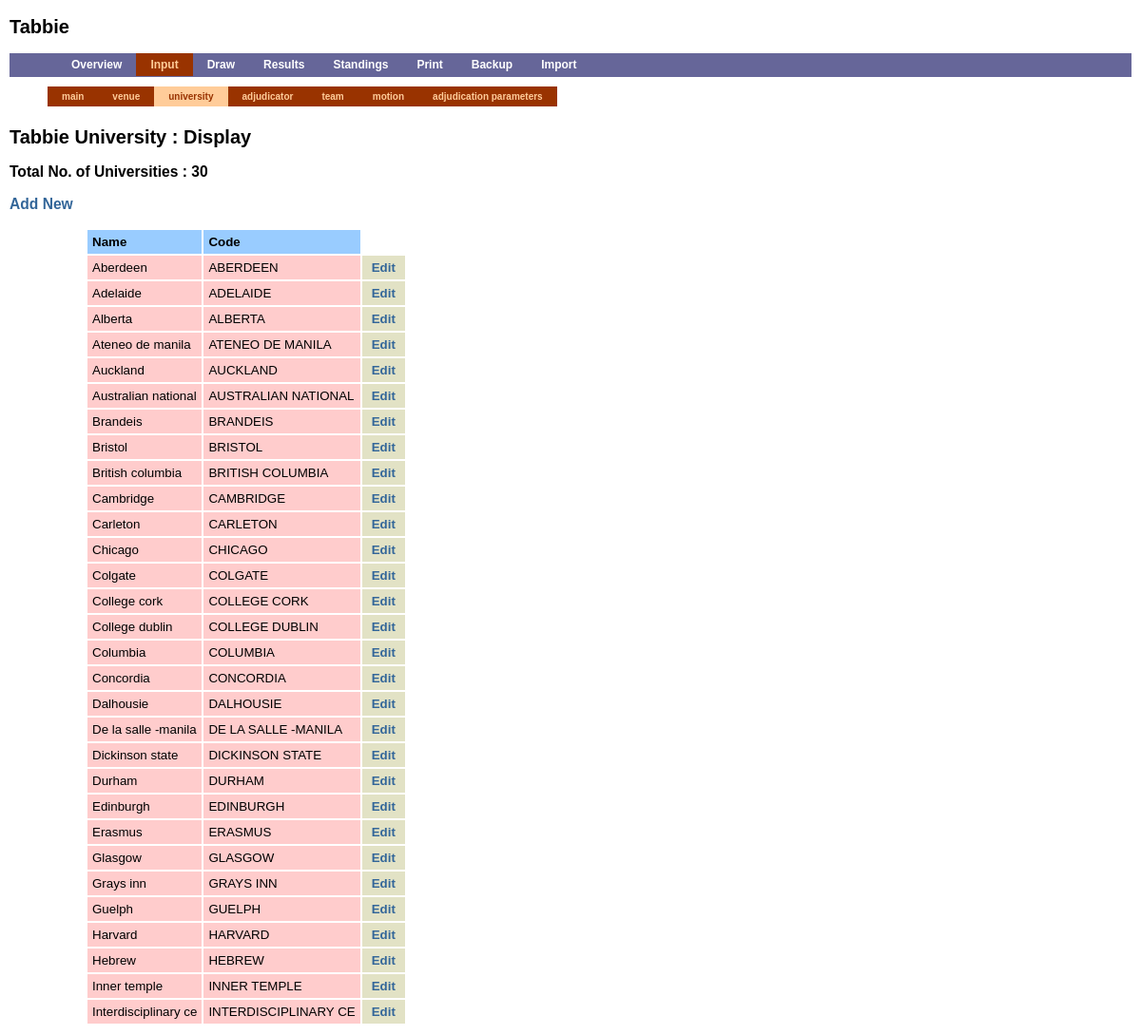
Screenshot of /input.php?moduletype=univ with the database file from the repository.
### tables this page shows
CREATE TABLE `university` (
  `univ_id` mediumint(9) NOT NULL auto_increment,
  `univ_name` varchar(100) NOT NULL DEFAULT '',
  `univ_code` varchar(20) NOT NULL DEFAULT '',
  PRIMARY KEY  (`univ_id`),
  UNIQUE KEY `univ_code` (`univ_code`)
);

### ntu_controller.php (called while the page is built, shortened)
<?php
if (isset ($ntu_override_module)) {
    $moduletype = $ntu_override_module;
} else {
    $moduletype=trim(@$_GET['moduletype']);
}
$action=trim(@$_GET['action']);
if (!$action) $action=$ntu_default_action;
if (array_key_exists($moduletype, $ntu_titles))
    $title .= " " . $ntu_titles[$moduletype] . " ";
else
    $title = " " . ucfirst($moduletype) . " ";
include("view/header.php");
include("view/mainmenu.php");
include("view/$ntu_controller/menu.php");
include("$ntu_controller/$moduletype.php");
include("view/footer.php");
?>

### input.php (called while the page is built, shortened)
<?php
$ntu_controller = "input";
$ntu_default_action = "display";
$ntu_titles = array("adjud" => "Adjudicator", "univ" => "University");
require("ntu_bridge.php");
require("ntu_controller.php");
?>

### ntu_bridge.php (called while the page is built, shortened)
<?php
$title = "Tabbie";
?>

### input/univ.php (the view, shortened to what this page needs)
<?php
require("includes/display.php");
switch($action)
  {
  case "display" :
    $title.=": Display";
    break;
  }
echo "<h2>$title</h2>\n";
if ($action=="display")
  {
    $result=mysql_query("SELECT * FROM university ORDER BY univ_name");
    if (mysql_num_rows($result)==0)
      {
    echo "<h3>No Universities Found.</h3>";
    echo "<h3><a href=\"input.php?moduletype=univ&amp;action=add\">Add New</a></h3>";
      }
    else
      {
    ?>
        <h3>Total No. of Universities : <?echo mysql_num_rows($result)?></h3>
          <?echo "<h3><a href=\"input.php?moduletype=univ&amp;action=add\">Add New</a></h3>";?>
      <table>
         <tr><th>Name</th><th>Code</th></tr>
         <? while($row=mysql_fetch_assoc($result)) { ?>
      <tr>
        <td><?echo $row['univ_name'];?></td>
       <td><?echo $row['univ_code'];?></td>
      <td class="editdel"><a href="input.php?moduletype=univ&amp;action=edit&amp;univ_id=<?echo $row['univ_id'];?>">Edit</a></td>
      </tr>
          <?}   ?>
    </table>
        <?
            }
                }
?>

### view/header.php (shortened to what this page needs)
<!DOCTYPE html PUBLIC "-//W3C//DTD XHTML 1.0 Transitional//EN"
    "http://www.w3.org/TR/xhtml1/DTD/xhtml1-transitional.dtd">
<html xmlns="http://www.w3.org/1999/xhtml" lang="en" xml:lang="en">
<head>
    <link rel="stylesheet" href="<?= @$dir_hack ?>view/index.css">
<body>
<div id='content'>

### view/mainmenu.php (shortened to what this page needs)
<h2 id="title">
<?PHP
 if($local_name!=""){
	 echo $local_name;
 } else {
	 echo "Tabbie";
 }
?>
</h2>
<div id="mainmenu">
<ul>
    <li><a href="index.php"<?= ($ntu_controller=="index")?" class=\"activemain\"":""?>>Overview</a></li>
    <li><a href="input.php"<?= ($ntu_controller=="input")?" class=\"activemain\"":""?>>Input</a></li>
    <li><a href="draw.php"<?= ($ntu_controller=="draw")?" class=\"activemain\"":""?>>Draw</a></li>
    <li><a href="result.php"<?= ($ntu_controller=="result")?" class=\"activemain\"":""?>>Results</a></li>
    <li><a href="standing.php"<?= ($ntu_controller=="standing")?" class=\"activemain\"":""?>>Standings</a></li>
    <li><a href="print.php"<?= ($ntu_controller=="print")?" class=\"activemain\"":""?>>Print</a></li>
    <li><a href="backup.php">Backup</a></li>
    <li><a href="import.php"<?= ($ntu_controller=="import")?" class=\"activemain\"":""?>>Import</a></li>
</ul>
</div>

### view/input/menu.php (shortened to what this page needs)
<div id="submenu">
    <ul>
    <li><a href="input.php?moduletype=main" <?echo ($moduletype=="main")?"class=\"activemain\"":""?>>main</a></li>
    <li><a href="input.php?moduletype=venue" <?echo ($moduletype=="venue")?"class=\"activemain\"":""?>>venue</a></li>
    <li><a href="input.php?moduletype=univ" <?echo ($moduletype=="univ")?"class=\"activemain\"":""?>>university</a></li>
    <li><a href="input.php?moduletype=adjud" <?echo ($moduletype=="adjud")?"class=\"activemain\"":""?>>adjudicator</a></li>
    <li><a href="input.php?moduletype=team" <?echo ($moduletype=="team")?"class=\"activemain\"":""?>>team</a></li>
    <li><a href="input.php?moduletype=motion" <?echo ($moduletype=="motion")?"class=\"activemain\"":""?>>motion</a></li>
    <li><a href="input.php?moduletype=adjud_params" <?echo ($moduletype=="adjud_params")?"class=\"activemain\"":""?>>adjudication parameters</a></li>
    </ul>
</div>

### view/footer.php (shortened to what this page needs)
</div>
</body>
</html>

### view/index.css (style rules this page uses)
body { font-family: sans-serif; margin:0; padding:0; font-size: 10pt; }
div { margin:0; padding:0; }
div#mainmenu { background-color:#666699; font-size:12px; height:25px; font-weight:bolder; padding-left:10px; }
div#submenu { background-color:#ffffff; font-size:10px; height: 25px; font-weight:normal; }
div#content { margin:10px; }
#mainmenu ul, #submenu ul { list-style-type:none; }
#mainmenu li, #submenu li { display: inline; }
#mainmenu li a { display:block; float:left; color:#ffffff; text-decoration:none; padding: 5px 15px; }
#mainmenu a:link.activemain,#mainmenu a:visited.activemain { color:#ffcc99; background-color:#993300; }
#submenu li a { display:block; float:left; color:#ffcc99; background-color:#993300; text-decoration:none; padding: 5px 15px; }
#submenu a:link.activemain,#submenu a:visited.activemain { color:#993300; background-color:#ffcc99; }
table { margin-left:80px; }
th,td { text-align:left; padding: 5px; }
th { background-color:#99ccff; }
td { background-color:#ffcccc; }
td.editdel { background-color: #e2e2c5; padding: 5px 10px; }
#content a { text-decoration:none; color:#336699; font-weight:bold; }

### rows the page displays
university: univ_name "Aberdeen", univ_code "ABERDEEN"
university: univ_name "Adelaide", univ_code "ADELAIDE"
university: univ_name "Alberta", univ_code "ALBERTA"
university: univ_name "Ateneo de manila", univ_code "ATENEO DE MANILA"
university: univ_name "Auckland", univ_code "AUCKLAND"
university: univ_name "Australian national", univ_code "AUSTRALIAN NATIONAL"
university: univ_name "Brandeis", univ_code "BRANDEIS"
university: univ_name "Bristol", univ_code "BRISTOL"
university: univ_name "British columbia", univ_code "BRITISH COLUMBIA"
university: univ_name "Cambridge", univ_code "CAMBRIDGE"
university: univ_name "Carleton", univ_code "CARLETON"
university: univ_name "Chicago", univ_code "CHICAGO"
university: univ_name "Colgate", univ_code "COLGATE"
university: univ_name "College cork", univ_code "COLLEGE CORK"
university: univ_name "College dublin", univ_code "COLLEGE DUBLIN"
university: univ_name "Columbia", univ_code "COLUMBIA"
university: univ_name "Concordia", univ_code "CONCORDIA"
university: univ_name "Dalhousie", univ_code "DALHOUSIE"
university: univ_name "De la salle -manila", univ_code "DE LA SALLE -MANILA"
university: univ_name "Dickinson state", univ_code "DICKINSON STATE"
university: univ_name "Durham", univ_code "DURHAM"
university: univ_name "Edinburgh", univ_code "EDINBURGH"
university: univ_name "Erasmus", univ_code "ERASMUS"
university: univ_name "Glasgow", univ_code "GLASGOW"
university: univ_name "Grays inn", univ_code "GRAYS INN"
university: univ_name "Guelph", univ_code "GUELPH"
university: univ_name "Harvard", univ_code "HARVARD"
university: univ_name "Hebrew", univ_code "HEBREW"
university: univ_name "Inner temple", univ_code "INNER TEMPLE"
university: univ_name "Interdisciplinary ce", univ_code "INTERDISCIPLINARY CE"

### other values shown
$title "Tabbie University : Display"
mysql_num_rows($result) "30"
